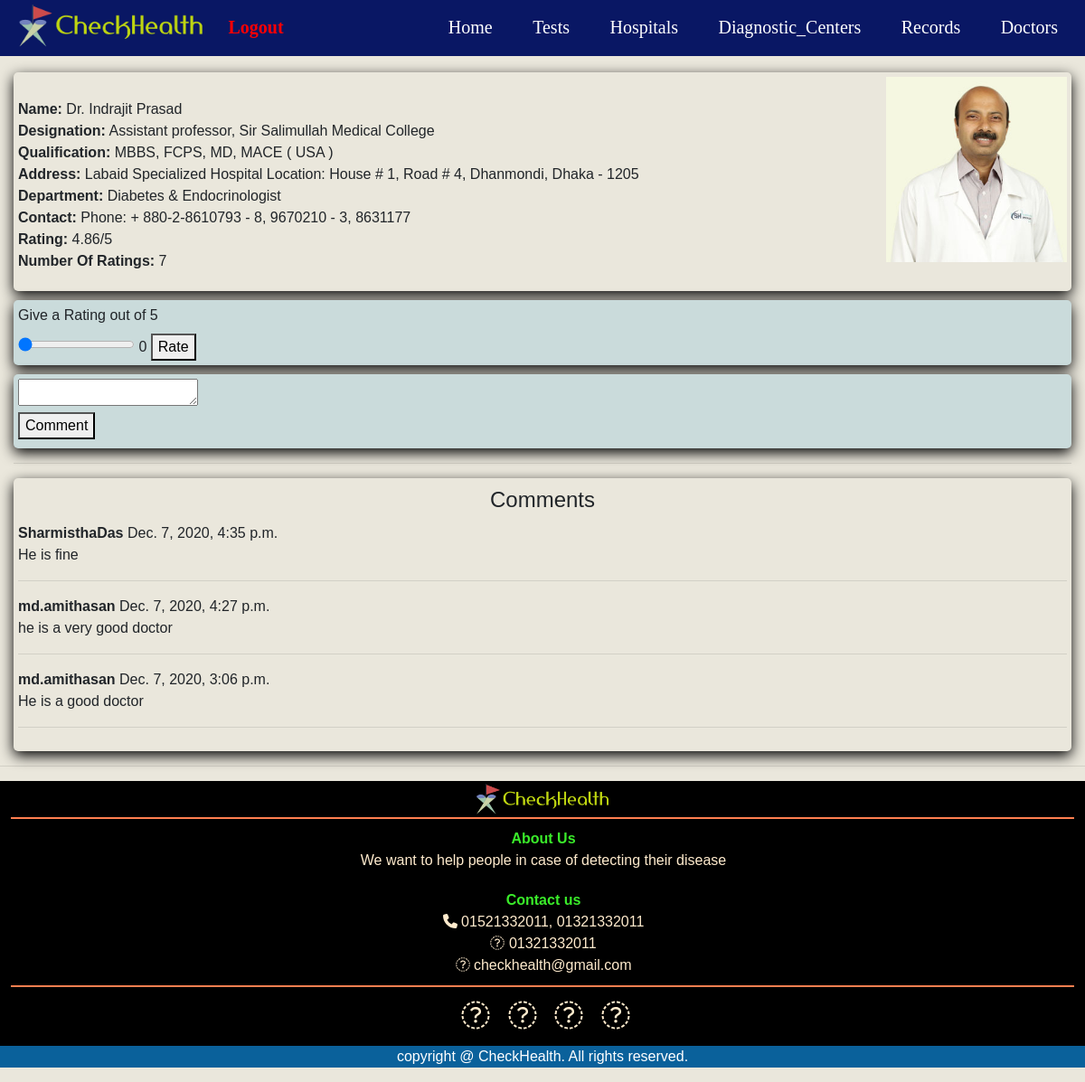
The page /doctorDetails/1 (signed in) on the database its author committed.
### SARZS/models.py (models this page shows, shortened)
class doctor_list(models.Model):
    DOCid = models.CharField(max_length=10, null=True)
    Name = models.CharField(max_length=100, null=True)
    Designation = models.CharField(max_length=200, null=True)
    Qualification = models.CharField(max_length=200, null=True)
    Department = models.CharField(max_length=200, null=True)
    Contact = models.CharField(max_length=200, null=True)
    Address = models.CharField(max_length=400, null=True)
    area = (
        ('Barishal', 'Barishal '),
        ('Chittagong', 'Chittagong '),
        ('Dhaka', 'Dhaka'),
        ('Mymensingh', 'Mymensingh'),
        ('Khulna', 'Khulna'),
        ('Rajshahi', 'Rajshahi'),
        ('Rangpur', 'Rangpur'),
        ('Sylhet', 'Sylhet'),
    )
    Area = models.CharField(max_length=50, null=True, choices=area)
    photo = models.ImageField(upload_to="images", null=True, blank=True)
    rating = models.FloatField(null=True, default=0)
    totalRating = models.FloatField(null=True, default=0)
    numberOfRating = models.IntegerField(null=True, default=0)

class docReview(models.Model):
    DOCid = models.CharField(max_length=10, null=True)
    user = models.CharField(max_length=100, null=True)
    comment = models.TextField(null=True)
    date = models.DateTimeField(auto_now_add=True, null=True)

### SARZS/views.py (the view)
# urls.py: path('doctorDetails/<int:id>', doctorDetails, name='doctorDetails'),
@login_required(login_url='via')
def doctorDetails(request,id):
    doctor = doctor_list.objects.get(id=id)
    row = docReview.objects.filter(DOCid=doctor.DOCid).order_by("-date")
    return render(request, 'htmls/doctorReview.html', {'row':row, 'doctor': doctor})

### SARZS/templates/htmls/doctorReview.html (shortened to what this page needs)
{% extends 'htmls/main.html' %}
{% block content %}
<head>
</head>
<body>
    <div id="details">
        <p>
            <img src="{{ doctor.photo.url }}" alt="">
            <br>
            <b>Name:</b>  {{doctor.Name}} <br>
            <b>Designation:</b> {{doctor.Designation}} <br>
            <b>Qualification:</b> {{doctor.Qualification}} <br>
            <b>Address:</b> {{doctor.Address}} <br>
            <b>Department:</b> {{doctor.Department}} <br>
            <b>Contact:</b> {{doctor.Contact}} <br>
            <b>Rating:</b> {{doctor.rating}}/5 <br>
            <b>Number Of Ratings:</b> {{doctor.numberOfRating}}
        </p>
    </div>
<div id="review">
    <div id="ratings">
        <form action="{% url 'doctorRating' doctor.id %}" method="POST">
            <label for="rating">Give a Rating out of 5 </label><br>
            <input type="range" name="rating" id="rangeInput" min="0" max="5" value="0" step="1"
            oninput="amount.value=rangeInput.value">
            <output name="amount" id="amount" for="rangeInput">0</output>
            <button type="submit">Rate</button>
        </form>
    </div>
    <div id="comments">
        <form action="{% url 'doctorComment' doctor.id %}" method="POST">
            <textarea name="comment" cols="20" rows="1"></textarea>
            <br>
            <button type="submit">Comment</button>
        </form>
    </div>
</div>
<hr>
<div id="reviews">
    <h4>Comments</h4>
    {% for i in row %}
        <b>{{i.user}}</b>  {{i.date}}
            <br>
        {{i.comment}}
        <hr>
    {% endfor %}
</div>
</body>
{% endblock %}

### SARZS/templates/htmls/main.html (style rules this page uses)
body { background: #EAE7DC; }

### SARZS/templates/htmls/navBar.html (style rules this page uses)
html, body { margin: 0; padding: 0; width: 100%; }

### SARZS/templates/htmls/doctorReview.html (style rules this page uses)
body { font-family: Helvetica, sans-serif; }
#details { padding: 5px; border-radius: 5px; box-shadow: 0 5px 15px rgb(0, 0, 0); }
#details p img { width: 200px; float: right; }
#ratings { margin-top: 10px; padding: 5px; border-radius: 5px; background-color: rgb(202, 219, 219); box-shadow: 0 5px 15px rgb(0, 0, 0); }
#comments { margin-top: 10px; padding: 5px; padding-bottom: 10px; border-radius: 5px; background-color: rgb(202, 219, 219); box-shadow: 0 5px 15px rgb(0, 0, 0); }
#reviews { margin-top: 10px; padding: 5px; padding-bottom: 10px; border-radius: 5px; box-shadow: 0 5px 15px rgb(0, 0, 0); }
#reviews h4 { margin-top: 5px; margin-bottom: 10px; text-align: center; }

### rows shown on the page
doctor_list: photo (picture), Name "Dr. Indrajit Prasad", Designation "Assistant professor, Sir Salimullah Medical College", Qualification "MBBS, FCPS, MD, MACE ( USA )", Address "Labaid Specialized Hospital Location: House # 1, Road # 4, Dhanmondi, Dhaka - 1205", Department "Diabetes & Endocrinologist", Contact "Phone: + 880-2-8610793 - 8, 9670210 - 3, 8631177", rating "4.86", numberOfRating "7"
docReview: user "SharmisthaDas", date "Dec. 7, 2020, 4:35 p.m.", comment "He is fine"
docReview: user "md.amithasan", date "Dec. 7, 2020, 4:27 p.m.", comment "he is a very good doctor"
docReview: user "md.amithasan", date "Dec. 7, 2020, 3:06 p.m.", comment "He is a good doctor"
